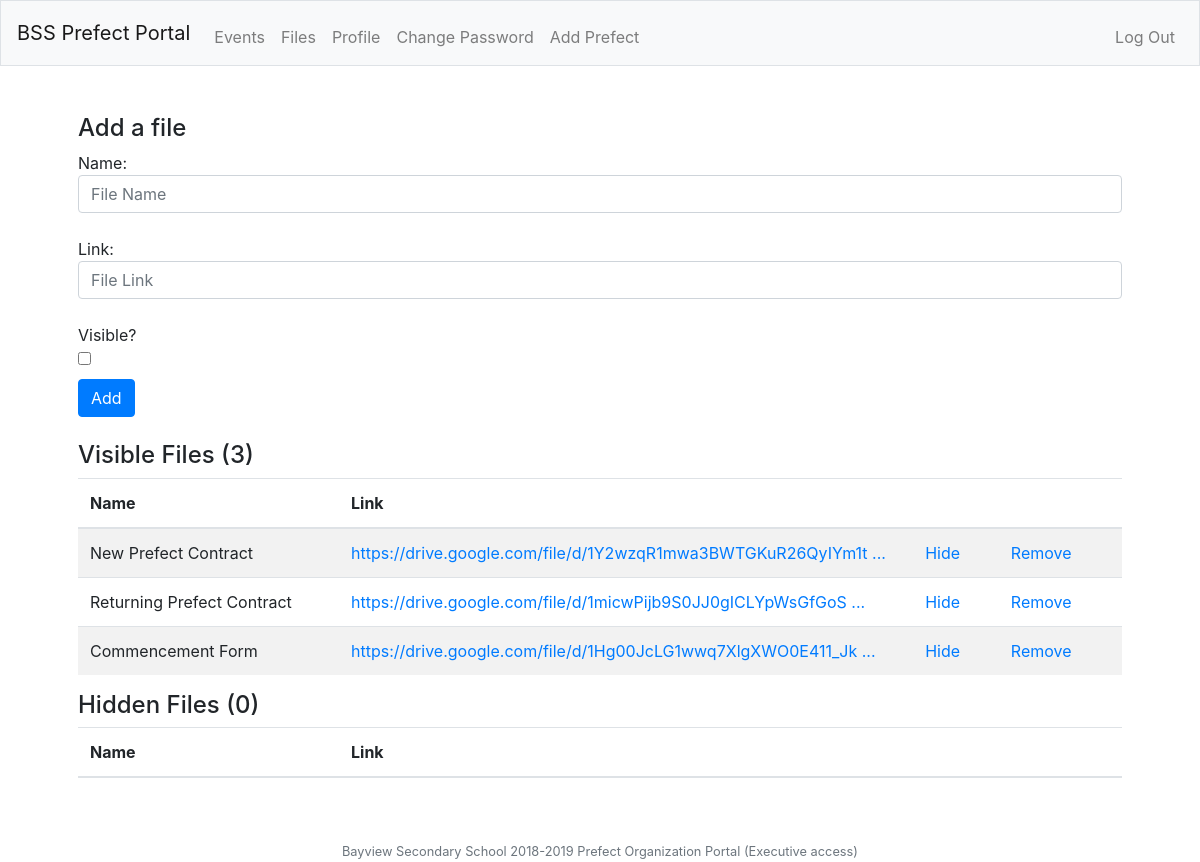
Page /filese (signed in) on the committed database.
### tables this page shows
CREATE TABLE files (name TEXT NOT NULL UNIQUE, link TEXT UNIQUE NOT NULL, id INTEGER UNIQUE PRIMARY KEY NOT NULL, visible TEXT DEFAULT "no" NOT NULL);

### app.py (the view, shortened to what this page needs)
@app.route('/filese', methods = ['GET', 'POST'])
@login_required
def filese():
    if request.method == 'GET':
        db.execute('SELECT * FROM files')
        fileData = db.fetchall()
        visible = [{
            'name': file[0],
            'link': file[1],
            'id': file[2]
            } for file in fileData if file[3] == 'yes']
        invisible = [{
            'name': file[0],
            'link': file[1],
            'id': file[2]
            } for file in fileData if file[3] == 'no']
        totalVisible = len(visible)
        totalInvisible = len(invisible)
        return render_template('filese.html', visibleFiles = visible, invisibleFiles = invisible, totalvis = totalVisible, totalinvis = totalInvisible)

### app.py (called while the page is built)
@app.after_request
def after_request(response):
    response.headers['Cache-Control'] = "no-cache, no-store, must-revalidate"
    response.headers['Expires'] = 0
    response.headers['Pragma'] = 'no-cache'
    return response

### functions.py (called while the page is built)
def login_required(f):
    @wraps(f)
    def decorated_function(*args, **kwargs):
        if session.get('user_id') is None:
            return redirect('/login')
        return f(*args, **kwargs)
    return decorated_function

### templates/filese.html (shortened to what this page needs)
{% extends "layoute.html" %}
{% block main %}
    <h4>Add a file</h4>
    <form action="/filese" method="POST">
        Name: <input autocomplete="off" autofocus class="form-control" type="text" name="name" placeholder="File Name" ><br>
        Link: <input autocomplete="off" autofocus class="form-control" type="text" name="link" placeholder="File Link" ><br>
        Visible?
        <div class="checked">
            <label><input type="checkbox" name="visible" value="yes"></label>
        </div>
        <button class="btn btn-primary" type="submit">Add</button>
    </form>
    <br>
    <h4>Visible Files ({{ totalvis }})</h4>
    <table class="table table-striped text-left">
        <thead>
            <tr>
                <th class="filename">Name</th>
                <th class="filelink">Link</th>
                <th></th>
                <th></th>
            </tr>
        </thead>
        <tbody>
            {% for file in visibleFiles %}
                <tr>
                    <td class="filename">{{ file.name }}</td>
                    <td class="filelink"><a href="{{ file.link }}">{{ file.link[:60] }}
                        {% if file.link|length > 60 %}...{% endif %}</a><br></td>
                    <td><a href="/hide/{{ file.id }}">Hide</a></td>
                    <td><a href="/remove/{{ file.id }}">Remove</a></td>
                </tr>
            {% endfor %}
        </tbody>
    </table>
    <h4>Hidden Files ({{ totalinvis }})</h4>
    <table class="table table-striped text-left">
        <thead>
            <tr>
                <th class="filename">Name</th>
                <th class="filelink">Link</th>
                <th></th>
                <th></th>
            </tr>
        </thead>
    </table>
{% endblock %}

### static/styles.css (style rules this page uses)
.filename { width: 25%; }
.filelink { width: 55%; }

### rows in the picture
files: name "New Prefect Contract", link "https://drive.google.com/file/d/1Y2wzqR1mwa3BWTGKuR26QyIYm1t"
files: name "Returning Prefect Contract", link "https://drive.google.com/file/d/1micwPijb9S0JJ0gICLYpWsGfGoS"
files: name "Commencement Form", link "https://drive.google.com/file/d/1Hg00JcLG1wwq7XlgXWO0E411_Jk"

### other values in the picture
{{ totalvis }} "3"
{{ totalinvis }} "0"
